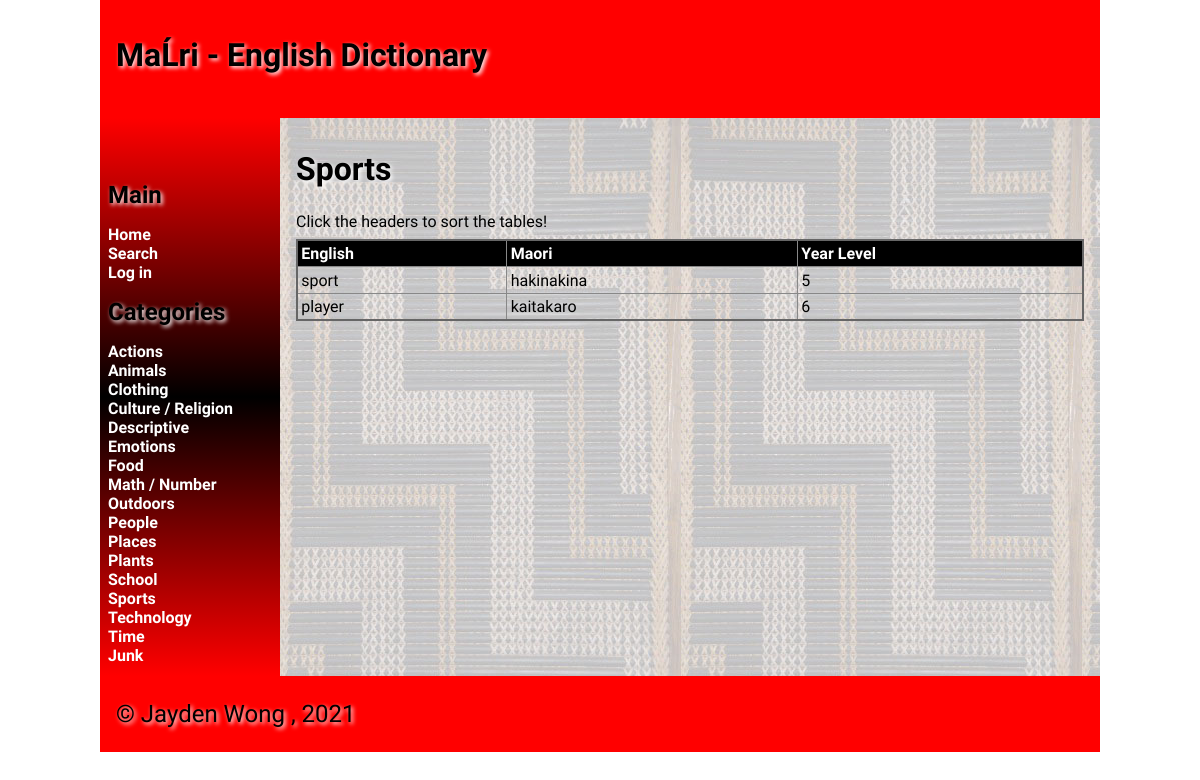
The page /14 on the database its author committed.
### tables this page shows
CREATE TABLE "Categories"
(
	id integer
		constraint Categories_pk
			primary key autoincrement,
	topic varchar(20)
);

CREATE TABLE "Dictionary"
(
	id integer
		constraint dictionary_words_pk
			primary key autoincrement,
	english varchar(30),
	maori varchar(30),
	catID integer,
	description varchar(300),
	level tinyint(1),
	date date,
	author varchar(60),
	image char(30)
);

### app.py (the view, shortened to what this page needs)
@app.route('/<catID>', methods=["GET", "POST"])
def render_dictionary(catID):
    con = create_connection(db_file) # connects page to db_file (Maori_Dictionary.db).
    query = "SELECT id, topic FROM Categories WHERE id=?" #Selects the topic from the Categories table
    cur = con.cursor()
    cur.execute(query, (catID,))
    topic_title = cur.fetchall()
    con.close()
    con = create_connection(db_file)
    query = "SELECT id, english, maori, catID, description, level, date, author, image FROM Dictionary WHERE catID=?"
    cur = con.cursor()  # You need this line next
    cur.execute(query, (catID,))  # this line actually executes the query
    word_list = cur.fetchall()  # puts the results into a list usable in python
    con.close()
    return render_template('dictionary_categories.html', words=word_list, topics=topic_list(), title=topic_title, logged_in=is_logged_in())

### app.py (called while the page is built)
def create_connection(db_file):
    try:
        connection = sqlite3.connect(db_file)
        return connection
    except Error as e:
        print(e)
    return None

def is_logged_in():
    if session.get("email") is None:
        return False
    else:
        return True

def topic_list():
    con = create_connection(db_file)
    query = "SELECT id, topic FROM Categories"
    cur = con.cursor()
    cur.execute(query)
    topic_list = cur.fetchall()
    con.close()
    return topic_list

### templates/dictionary_categories.html (shortened to what this page needs)
{% extends 'base.html' %}
{% block heading %}MaĹri - English Dictionary{% endblock %}
{% block main %}
 <div id="dictionary_categories">
    {% for Categories in title %}
    <h1>{{ Categories[1] }}</h1>
    <p>Click the headers to sort the tables!</p>
    {% endfor %}
    <table id="dictionary_table">
  <tr class="Header">
    <th onclick="sort_function(0)">English</th>
    <th onclick="sort_function(1)">Maori</th>
    <th onclick="sort_function(2)">Year Level</th>
  </tr>
        {% for Dictionary in words %}
         <tr class='clickable-row' data-href='/{{ Dictionary[3]}}/{{ Dictionary[0]}}'>
         <td> {{ Dictionary[1] }} </td> <td> {{ Dictionary[2] }} </td> <td>{{ Dictionary[5] }}</td>
         </tr>
        {% endfor %}
    </table>
 </div>
{% endblock %}

### templates/base.html (shortened to what this page needs)
<!doctype html>
<html lang="en">
<head>
	<link href="{{ url_for('static', filename='css/style.css') }}" rel="stylesheet">
</head>
<body>
	<div id="container">
		<header>
			<h1>{% block heading %}{% endblock %}</h1>
		</header>
		<nav>
			<ul>
                <li>
                    <h1>Main</h1>
                    <a href="/">Home</a>
                    <a href="/search">Search</a>
                    {% if logged_in %}
                        <a href="/logout">Log out</a>
                    {% else %}
                        <a href="/login">Log in</a>
                    {% endif %}
                    <h1> Categories </h1>
                    {% for Categories in topics %}
                        <a href="/{{Categories[0]}}"> {{ Categories[1] }}</a>
                    {% endfor %}
                </li>
			</ul>
		</nav>
		<main>
            {% block main%}{% endblock %}
        </main>
		<footer>
			<p>
				&copy; Jayden Wong , 2021
			</p>
		</footer>
	</div>
</body>
</html>

### static/css/style.css (style rules this page uses)
* { font-family: Comfortaa, sans-serif; margin: 0; padding: 0; box-sizing: border-box; }
#container { display: grid; grid-template-columns: 75px auto; grid-template-areas: 'nav header' 'main main' 'footer footer'; }
header { grid-area: header; background-color: #f00; padding: 1rem; }
nav { grid-area: nav; }
main { grid-area: main; padding: 1rem; background-color: #edd; }
h1, h2, h3, h4 { padding: 1rem 0; font-family: 'Suez One', serif; color: #000; text-shadow: 2px 2px 4px #fff; }
p { padding: 0.5rem 0; }
a { display: inline-block; color: #222; font-weight: bolder; display: flex; flex-direction:row; align-items: center; }
table { width: 100%; border: 2px solid #666; border-collapse: collapse; }
th, td { border: 1px solid #888; padding: 0.2rem; text-align: left; }
th { background-color: #000; color: #fff; }
footer { grid-area: footer; padding: 1rem; background-color: #f00; }
footer p { color: #000; text-shadow: 2px 2px 4px #fff; font-size: 1.5rem; }
@media only screen and (min-width: 768px) { #container { grid-template-columns: 180px auto; grid-template-areas: 'header header' 'nav main' 'footer footer'; } }
@media only screen and (min-width: 768px) { nav { background: linear-gradient(180deg, rgba(255,0,0,1) 0%, rgba(0, 0, 0, 1) 50%, rgba(255,0,0,1) 100%); padding: 0.5rem; } }
@media only screen and (min-width: 768px) { nav ul { list-style: none; } }
@media only screen and (min-width: 768px) { nav li { padding: 0.2rem 0; } }
@media only screen and (min-width: 768px) { nav a { color: #fff; text-decoration: none; } }
@media only screen and (min-width: 768px) { main { background-image: url('/static/images/poutama.jpg'); } }
@media only screen and (min-width: 1000px) { #container { width: 1000px; margin: auto; } }

### rows shown on the page
Categories: topic "Actions"
Categories: topic "Animals"
Categories: topic "Clothing"
Categories: topic "Culture / Religion"
Categories: topic "Descriptive"
Categories: topic "Emotions"
Categories: topic "Food"
Categories: topic "Math / Number"
Categories: topic "Outdoors"
Categories: topic "People"
Categories: topic "Places"
Categories: topic "Plants"
Categories: topic "School"
Categories: topic "Sports"
Categories: topic "Technology"
Categories: topic "Time"
Categories: topic "Junk"
Dictionary: english "sport", maori "hakinakina", level "5"
Dictionary: english "player", maori "kaitakaro", level "6"
